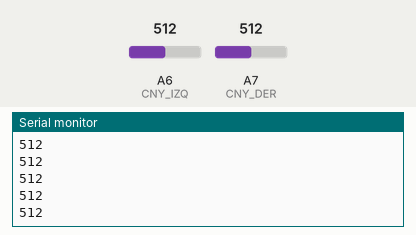
Bench run of a sketch on a simulated Arduino Nano, built with avr-gcc and run on an emulated ATmega328P. Parts: the last lines printed to the serial monitor. The test bench sets the inputs (shaded band); at power-on: A6 (CNY_IZQ) = 512, A7 (CNY_DER) = 512.

Above: at 1.2 s.
1.3 s: A6 (CNY_IZQ) set to 716
At 1.58 s:
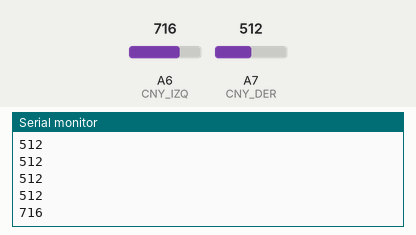
2.8 s: A6 (CNY_IZQ) set to 900
At 3.0 s:
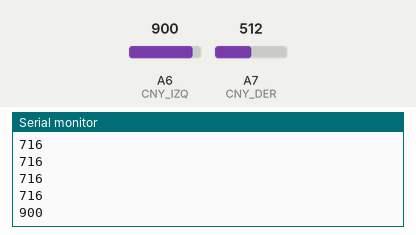
Timing chart, 0 to 5.8 s (numbered marks = the images above; inputs shaded):
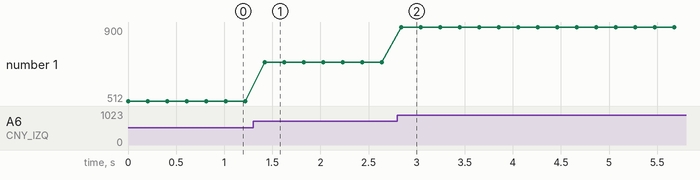

Measured:
- after the input at 1.3 s, the serial monitor: prints a new line after 0.12 s (image 1)
- after the input at 2.8 s, the serial monitor: prints a new line at once (image 2)
- plotted number 1: 512 → 716 after the input at 1.3 s, 716 → 900 after the input at 2.8 s

The sketch:

Prueba_CNY.ino
```cpp
#define CNY_IZQ A6
#define CNY_DER A7

// CNY Izquierdo

uint32_t lectura_cny_izq = 0;
uint32_t cny_izquierdo = 0;
uint32_t suma_cny_izq = 0;

uint32_t izq_blanco = 635; // mayor a 350
uint32_t izq_negro = 840; //menor a 200

uint32_t izq_promedio = (izq_blanco + izq_negro) /2;

//CNY Derecho

uint32_t lectura_cny_der = 0;
uint32_t cny_derecho = 0;
uint32_t suma_cny_der = 0;

uint32_t der_blanco = 385; //322
uint32_t der_negro = 780; // 736

uint32_t der_promedio = (der_blanco + der_negro) /2;

void setup()
{
  Serial.begin(9600);
}

void loop()
{
  lectura_cny_izq = analogRead(CNY_IZQ);
  lectura_cny_der = analogRead(CNY_DER);

  for (int i = 0; i <10; i++)
  {
    lectura_cny_izq = analogRead(CNY_IZQ);
    suma_cny_izq = suma_cny_izq + lectura_cny_izq;
  }

  for (int i = 0; i <10; i++)
  {
    lectura_cny_der = analogRead(CNY_DER);
    suma_cny_der = suma_cny_der + lectura_cny_der;
  }

  cny_izquierdo = suma_cny_izq /10;
  cny_derecho = suma_cny_der /10;

  suma_cny_izq = 0;
  suma_cny_der = 0;

  Serial.println(cny_izquierdo);
  delay(200);


  /*if (cny_izquierdo > izq_promedio)
  {
    Serial.println("Negro");
  }
  else if (cny_izquierdo < izq_promedio)
  {
    Serial.println("Blanco");
  }*/
  /*

  if (cny_derecho > der_promedio)
  {
    Serial.println("Negro");
  }
  else if (cny_derecho < der_promedio)
  {
    Serial.println("Blanco");
  }
  */
}
```
